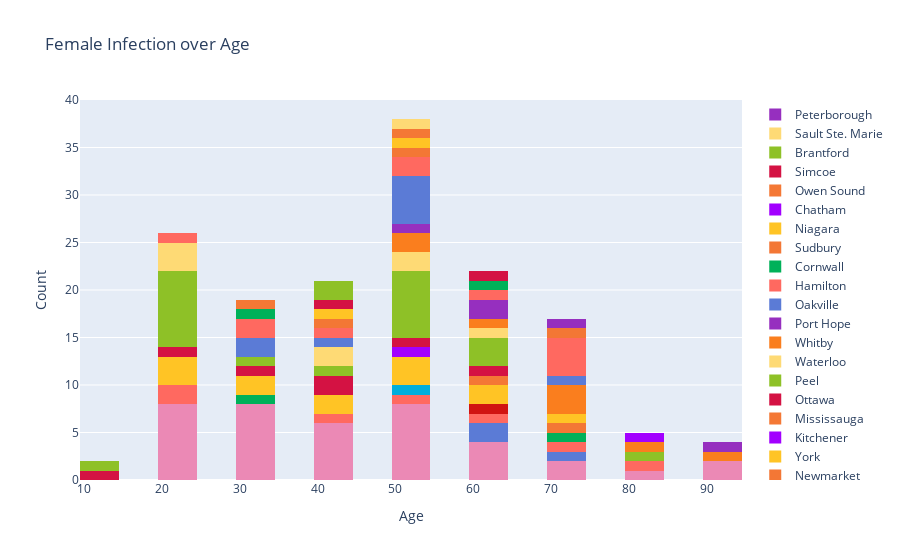

The notebook cell saved with this chart:
### Code cell
color = ['#EB89B5', '#5b7bd6','#ff6960', '#d11411', '#00b159', '#00aedb', '#f37735', '#ffc425',
          '#a200ff', '#f47835', '#d41243', '#8ec127', '#feda75', '#fa7e1e', '#962fbf']*2
fig = go.Figure()
for  m, c, co in zip(female, cities, color) : 
    fig.add_trace(go.Histogram(x=m, name = c, marker_color = co))

fig.update_layout(barmode='stack')

fig.update_layout(
    title_text='Female Infection over Age', # title of plot
    xaxis_title_text='Age ', # xaxis label
    yaxis_title_text='Count', # yaxis label
    #bargap=0.2, # gap between bars of adjacent location coordinates
    #bargroupgap=0.1 # gap between bars of the same location coordinates
)

fig.show()

### Figure 1 — Plotly figure (JSON) as saved in the notebook; plotly's stock layout.template omitted (floating-point values rounded to 4 significant figures)
{"data": [{"marker": {"color": "#EB89B5"}, "name": "Toronto", "type": "histogram", "x": [60, 40, 50, 70, 50, 20, 60, 40, 50, 30, 20, 30, 70, 20, 60, 40, 20, 20, 90, 30, 40, 20, 30, 50, 20, 30, 50, 50, 40, 50, 60, 50, 90, 30, 40, 30, 30, 80, 20]}, {"marker": {"color": "#5b7bd6"}, "name": "Unspecified", "type": "histogram", "x": [60, 70, 60]}, {"marker": {"color": "#ff6960"}, "name": "London", "type": "histogram", "x": [20, 50, 60, 20, 40, 80, 70]}, {"marker": {"color": "#d11411"}, "name": "Scarborough", "type": "histogram", "x": [60]}, {"marker": {"color": "#00b159"}, "name": "Richmond Hill", "type": "histogram", "x": [34, 70]}, {"marker": {"color": "#00aedb"}, "name": "Ajax", "type": "histogram", "x": [51]}, {"marker": {"color": "#f37735"}, "name": "Newmarket", "type": "histogram", "x": [70]}, {"marker": {"color": "#ffc425"}, "name": "York", "type": "histogram", "x": [20, 30, 50, 40, 40, 70, 20, 30, 50, 60, 60, 20, 50]}, {"marker": {"color": "#a200ff"}, "name": "Kitchener", "type": "histogram", "x": [50]}, {"marker": {"color": "#f47835"}, "name": "Mississauga", "type": "histogram", "x": [60]}, {"marker": {"color": "#d41243"}, "name": "Ottawa", "type": "histogram", "x": [40, 20, 60, 40, 10, 50, 30]}, {"marker": {"color": "#8ec127"}, "name": "Peel", "type": "histogram", "x": [60, 40, 50, 50, 10, 20, 20, 50, 50, 50, 30, 20, 60, 20, 80, 20, 50, 60, 20, 50, 20, 20]}, {"marker": {"color": "#feda75"}, "name": "Waterloo", "type": "histogram", "x": [40, 60, 20, 50, 20, 20, 50, 40]}, {"marker": {"color": "#fa7e1e"}, "name": "Whitby", "type": "histogram", "x": [70, 60, 70, 90, 80, 50, 70, 50]}, {"marker": {"color": "#962fbf"}, "name": "Port Hope", "type": "histogram", "x": [60, 60, 90, 50]}, {"marker": {"color": "#EB89B5"}, "name": "Stratford", "type": "histogram", "x": []}, {"marker": {"color": "#5b7bd6"}, "name": "Oakville", "type": "histogram", "x": [50, 50, 50, 50, 30, 40, 50, 30, 70]}, {"marker": {"color": "#ff6960"}, "name": "Hamilton", "type": "histogram", "x": [30, 70, 60, 20, 70, 50, 30, 50, 40, 70, 70]}, {"marker": {"color": "#d11411"}, "name": "Kenora", "type": "histogram", "x": []}, {"marker": {"color": "#00b159"}, "name": "Cornwall", "type": "histogram", "x": [30, 60]}, {"marker": {"color": "#00aedb"}, "name": "Guelph", "type": "histogram", "x": []}, {"marker": {"color": "#f37735"}, "name": "Sudbury", "type": "histogram", "x": [50, 40, 70]}, {"marker": {"color": "#ffc425"}, "name": "Niagara", "type": "histogram", "x": [50, 40]}, {"marker": {"color": "#a200ff"}, "name": "Chatham", "type": "histogram", "x": [80]}, {"marker": {"color": "#f47835"}, "name": "Owen Sound", "type": "histogram", "x": [50, 30]}, {"marker": {"color": "#d41243"}, "name": "Simcoe", "type": "histogram", "x": [40, 60]}, {"marker": {"color": "#8ec127"}, "name": "Brantford", "type": "histogram", "x": [40, 40]}, {"marker": {"color": "#feda75"}, "name": "Sault Ste. Marie", "type": "histogram", "x": [50]}, {"marker": {"color": "#fa7e1e"}, "name": "pending", "type": "histogram", "x": []}, {"marker": {"color": "#962fbf"}, "name": "Peterborough", "type": "histogram", "x": [70]}], "layout": {"barmode": "stack", "title": {"text": "Female Infection over Age"}, "xaxis": {"title": {"text": "Age "}}, "yaxis": {"title": {"text": "Count"}}}}
